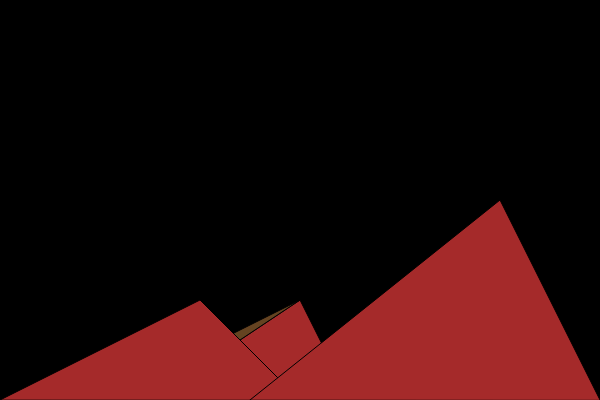
Frame 1 (no input)
Frame 60 (no input): identical to frame 1, image omitted
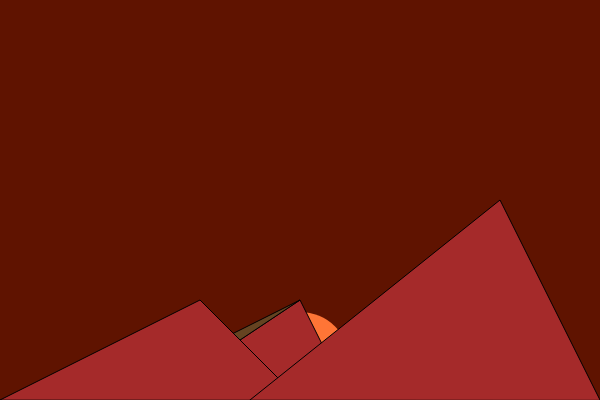
Frame 120 (the mouse pressed at the canvas centre since frame 60)

The p5.js sketch that drew these frames (run headless with seeded random() and noise() and a simulated clock; from frame 60 on, the mouse is pressed at the canvas centre):

// p5.js sketch
// ── sketch.js
let sunHeight=600;
let redvalue=0;
let greenvalue=0;
function setup() {
  createCanvas(600, 400);
}

function draw() {
  background(redvalue,greenvalue,0);

  //creates the sun.
  noStroke();
  fill(255,117,54);
  circle(300,sunHeight,100);

  //mountains
  stroke(0);
  fill("brown");
  triangle(150,400,300,300,350,400);
  fill(101, 67, 33);
  triangle(150,400,300,300,100,400);
  fill("brown");
  triangle(0,400,200,300,300,400);
  fill("brown");
  triangle(250,400,500,200,600,400);

  if(sunHeight>100){
    sunHeight-=2;
  }
  if(sunHeight<400){
    redvalue+=5;
    greenvalue++;
  }
  console.log(sunHeight);
}
